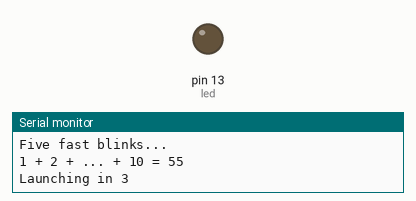
Recording of a sketch running on a simulated Arduino Uno, built with avr-gcc and run on an emulated ATmega328P. Shown: output pins drawn as LEDs (lit = HIGH), the last lines printed to the serial monitor.

Above: at 3.9 s.
At 10.47 s:
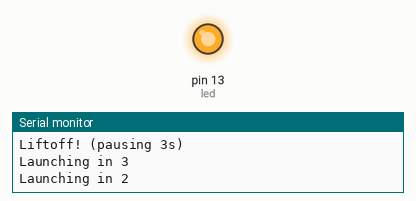
Timing chart, 0 to 11.2 s (numbered marks = the images above):
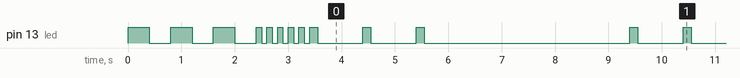

The sketch:

Lesson2_Functions.ino
```cpp
/*
  Lesson 2 - Functions & Loops
  GearUp Robotics - Arduino & C++ Starter Lab

  Goal: package code into reusable functions, and repeat
  actions with for-loops and while-loops.
  Hardware: just your Arduino board + USB cable.
*/

const int led = LED_BUILTIN;

// A function with PARAMETERS but no return value (void).
void blink(int times, int speedMs) {
  for (int i = 0; i < times; i++) {    // for-loop: repeat 'times' times
    digitalWrite(led, HIGH);
    delay(speedMs);
    digitalWrite(led, LOW);
    delay(speedMs);
  }
}

// A function that RETURNS a value back to whoever called it.
int addUp(int from, int to) {
  int total = 0;                       // 'total' only exists inside here (scope)
  for (int n = from; n <= to; n++) {
    total += n;                        // shorthand for total = total + n
  }
  return total;
}

void setup() {
  Serial.begin(9600);
  pinMode(led, OUTPUT);

  Serial.println("=== Lesson 2: Functions & Loops ===");

  // Call the SAME function with different inputs.
  Serial.println("Three slow blinks...");
  blink(3, 400);

  Serial.println("Five fast blinks...");
  blink(5, 100);

  // Use a returned value.
  int sum = addUp(1, 10);
  Serial.print("1 + 2 + ... + 10 = ");
  Serial.println(sum);
}

void loop() {
  // A while-loop runs as long as its condition stays true.
  int countdown = 3;
  while (countdown > 0) {
    Serial.print("Launching in ");
    Serial.println(countdown);
    blink(1, 150);
    countdown--;                       // count down by one
    delay(700);
  }
  Serial.println("Liftoff! (pausing 3s)");
  delay(3000);
}
```

Measured:
- by itself, pin 13 (led): HIGH → LOW at 0.40 s, → HIGH 0.40 s later, → LOW 0.40 s later, → HIGH 0.40 s later, … (143 changes in this stretch)
- by itself, everything shown: repeats every 6.0 s, in 6 steps
